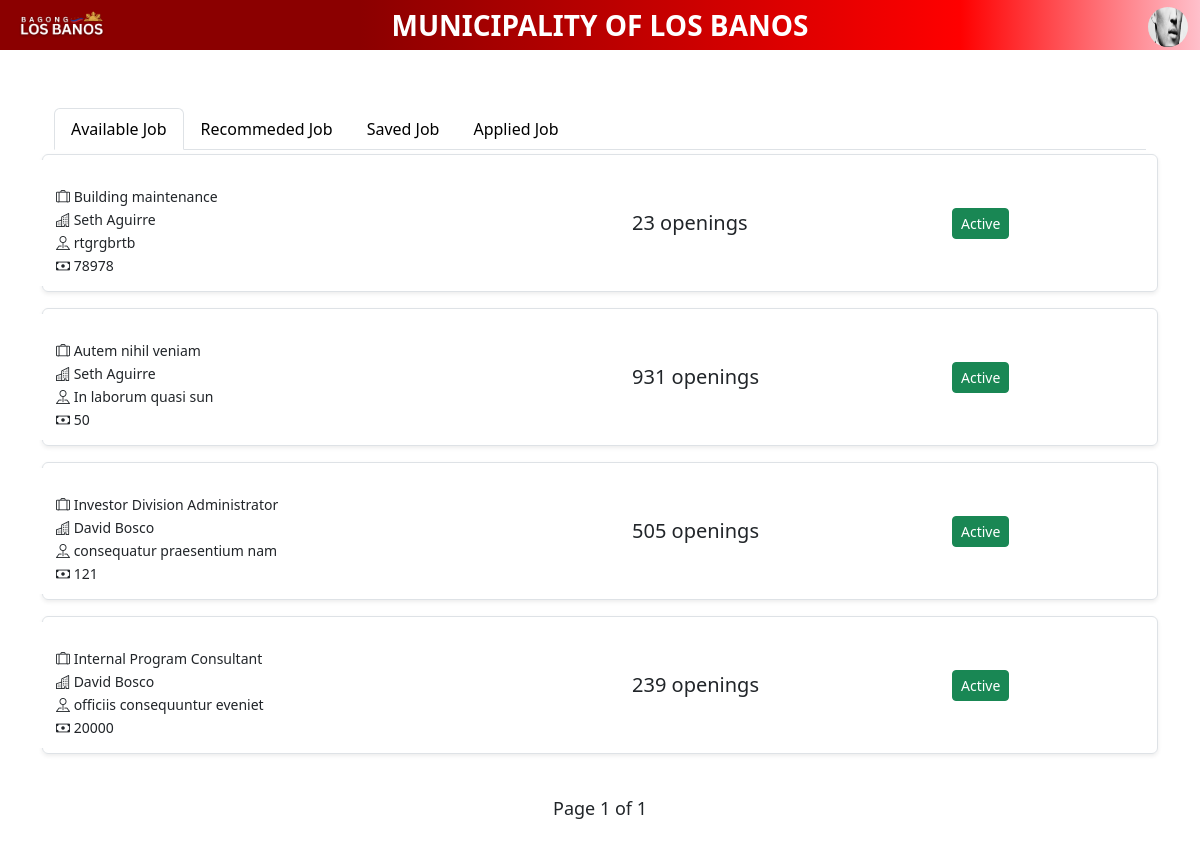
The page /Applicant/applicant_home.php (signed in) on the database as committed earlier.
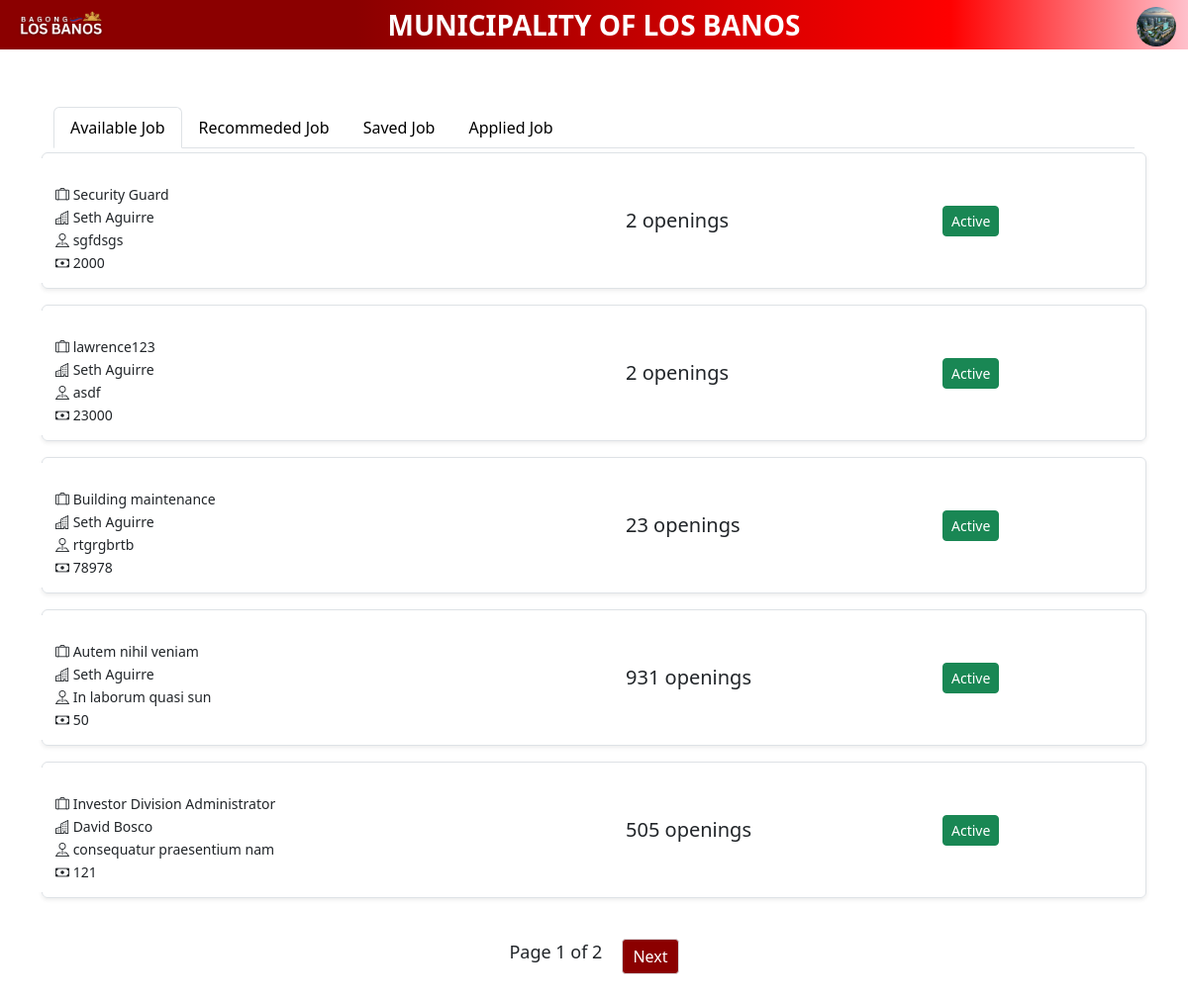
The same page on the database as committed later.
### tables this page shows
CREATE TABLE `applicant_profile` (
  `id` int(255) NOT NULL,
  `username` varchar(255) NOT NULL,
  `password` varchar(255) NOT NULL,
  `is_verified` varchar(255) NOT NULL,
  `otp` varchar(255) NOT NULL,
  `otp_expiry` datetime(6) NOT NULL,
  `reset_token` varchar(255) NOT NULL,
  `reset_token_expiry` varchar(255) NOT NULL,
  `email` varchar(255) NOT NULL,
  `fname` varchar(255) NOT NULL,
  `lname` varchar(255) NOT NULL,
  `mname` varchar(255) NOT NULL,
  `dob` date NOT NULL,
  `pob` varchar(255) NOT NULL,
  `age` int(255) NOT NULL,
  `height` int(255) NOT NULL,
  `sex` varchar(255) NOT NULL,
  `civil_status` varchar(255) NOT NULL,
  `contact_no` int(255) NOT NULL,
  `landline` varchar(255) NOT NULL,
  `photo` varchar(255) NOT NULL,
  `present_address` varchar(255) NOT NULL,
  `tin` int(255) NOT NULL,
  `sss_no` int(255) NOT NULL,
  `pagibig_no` int(255) NOT NULL,
  `philhealth_no` int(255) NOT NULL,
  `passport_no` int(255) NOT NULL,
  `passport_expiry` datetime(6) DEFAULT NULL,
  `tertiary_school` varchar(255) NOT NULL,
  `tertiary_graduated` date NOT NULL,
  `tertiary_award` varchar(255) NOT NULL,
  `college_school` varchar(255) NOT NULL,
  `grad_course` varchar(255) NOT NULL,
  `college_graduated` date NOT NULL,
  `college_award` varchar(255) NOT NULL,
  `tertiary_course` varchar(255) NOT NULL,
  `work_location` varchar(255) NOT NULL,
  `preferred_work_location` varchar(255) NOT NULL,
  `preferred_occupation` varchar(255) NOT NULL,
  `disability` varchar(255) NOT NULL,
  `selected_option` varchar(255) NOT NULL,
  `four_ps` varchar(255) NOT NULL,
  `prefix` varchar(255) NOT NULL,
  `religion` varchar(255) NOT NULL,
  `employment_status` varchar(255) NOT NULL,
  `resume` varchar(255) NOT NULL,
  `applicant_type` enum('Training','Employment') NOT NULL,
  `expected_salary` int(255) NOT NULL
);

CREATE TABLE `job_post` (
  `id` int(255) NOT NULL,
  `employer_id` int(255) NOT NULL,
  `job_title` varchar(255) NOT NULL,
  `company_name` varchar(255) NOT NULL,
  `job_type` varchar(255) NOT NULL,
  `salary` varchar(255) NOT NULL,
  `job_description` varchar(255) NOT NULL,
  `selected_option` varchar(255) NOT NULL,
  `vacant` int(255) NOT NULL,
  `requirement` varchar(255) NOT NULL,
  `work_location` varchar(255) NOT NULL,
  `education` varchar(255) NOT NULL,
  `remarks` varchar(255) NOT NULL,
  `date_posted` date NOT NULL,
  `is_active` tinyint(6) NOT NULL
);

### Applicant/jobpages/job_list.php (the view, shortened to what the changed rows need)
<?php
$applicantid = $_SESSION['applicant_id'];
$limit = 5;
$page = isset($_GET['page']) ? (int)$_GET['page'] : 1;
$start = ($page - 1) * $limit;
$totalQuery = "SELECT COUNT(jp.id) AS total
               FROM job_post jp
               WHERE jp.is_active = 1
               AND jp.id NOT IN (
                   SELECT job_id FROM save_job WHERE applicant_id = ?
               )
               AND jp.id NOT IN (
                   SELECT job_posting_id FROM applied_job WHERE applicant_id = ?
               )";
$totalStmt = $conn->prepare($totalQuery);
$totalStmt->bind_param("ii", $applicantid, $applicantid);
$totalStmt->execute();
$totalResult = $totalStmt->get_result();
$totalRow = $totalResult->fetch_assoc();
$totalJobs = $totalRow['total'];
$totalPages = ceil($totalJobs / $limit);
$query = "SELECT jp.*
          FROM job_post jp
          WHERE jp.is_active = 1
          AND jp.id NOT IN (
              SELECT job_id FROM save_job WHERE applicant_id = ?
          )
          AND jp.id NOT IN (
              SELECT job_posting_id FROM applied_job WHERE applicant_id = ?
          )
          ORDER BY jp.date_posted DESC
          LIMIT ?, ?";
$stmt = $conn->prepare($query);
$stmt->bind_param("iiii", $applicantid, $applicantid, $start, $limit);
$stmt->execute();
$result = $stmt->get_result();
?>
<!DOCTYPE html>
<html lang="en">
<head>
    <link href="https://cdn.jsdelivr.net/npm/bootstrap@5.3.0-alpha3/dist/css/bootstrap.min.css" rel="stylesheet">
    <link rel="stylesheet" href="https://cdn.jsdelivr.net/npm/bootstrap-icons/font/bootstrap-icons.css">
</head>
<body>
<div class="table container mt-1">
<?php while ($row = $result->fetch_assoc()) { ?>
        <a href="jobpages/jobdetails.php?id=<?= urlencode(base64_encode($row['id'])) ?>" class="text-decoration-none text-dark">
            <div class="row job-row border rounded mb-3 shadow-sm" style="cursor: pointer;">
                <div class="col-md-6 row justify-content-start">
                    <div class="col-md-12 pt-3 text-start">
                        <div class="col"><p class="text-start"><i class="bi bi-suitcase-lg"></i> <?= htmlspecialchars($row['job_title']) ?></p></div>
                        <div class="col"><p class="text-start"><i class="bi bi-buildings"></i> <?= htmlspecialchars($row['company_name']) ?></p></div>
                        <div class="col"><p class="text-start"><i class="bi bi-pin-map"></i> <?= htmlspecialchars($row['work_location']) ?></p></div>
                        <div class="col"><p class="text-start"><i class="bi bi-cash"></i> <?= htmlspecialchars($row['salary']) ?></p></div>
                    </div>
                </div>
                <div class="col-md-4 pt-5 text-start">
                    <span class="ms-5 fs-5">
                        <?= htmlspecialchars($row['vacant']) ?> openings
                    </span>
                </div>
                <div class="col-md-2 pt-5 text-start">
                <form action="process/hide.php" method="post">
                    <button type="submit" class="btn btn-sm <?= $row['is_active'] == 1 ? 'btn-success' : 'btn-danger' ?> toggle-status"
                        data-id="<?= $row['id'] ?>"
                        data-status="<?= $row['is_active'] ?>">
                        <?= $row['is_active'] == 1 ? 'Active' : 'Inactive' ?>
                    </button>
                </form>
                </div>
            </div>
        </a>
    <?php } ?>
</div>
<div class="pagination justify-content-center">
    <span>Page <?= $page ?> of <?= $totalPages ?></span>
    <?php if ($page < $totalPages): ?>
        <a href="?page=<?= $page + 1 ?>&joblist" class="next">Next</a>
    <?php endif; ?>
</div>
</body>
</html>

### Applicant/applicant_home.php (shortened to what the changed rows need)
<?php
include '../db.php';
$applicantid = $_SESSION['applicant_id'];
$sql = "SELECT * FROM applicant_profile WHERE id = ?";
$stmt = $conn->prepare($sql);
$stmt->bind_param("i", $applicantid);
$stmt->execute();
$result_emp = $stmt->get_result();
$row_emp = $result_emp->fetch_assoc();
?>
<!DOCTYPE html>
<html lang="en">
<head>
    <link href="https://cdn.jsdelivr.net/npm/bootstrap@5.3.0-alpha3/dist/css/bootstrap.min.css" rel="stylesheet">
    <link rel="stylesheet" href="https://cdn.jsdelivr.net/npm/bootstrap-icons/font/bootstrap-icons.css">
    <link rel="stylesheet" href="css/jobpage.css">
</head>
<body>
<div class="header">
    <div class="container-fluid">
        <div class="row align-items-center">
            <div class="col-md-2 col-xxl-3 text-end">
                <div class="dropdown">
                    <a href="#" class="text-decoration-none" id="profileDropdown" data-bs-toggle="dropdown" aria-expanded="false">
                        <?php if (!empty($row_emp['photo'])): ?>
                            <img id="preview" src="<?php echo $row_emp['photo']; ?>" alt="Profile Image" class="img-fluid rounded-circle" style="width: 40px; height: 40px;">
                        <?php else: ?>
                            <img src="../img/user-placeholder.png" alt="Profile Picture" class="img-fluid rounded-circle" style="width: 40px; height: 40px;">
                        <?php endif; ?>
                    </a>
                </div>
            </div>
        </div>
    </div>
</div>
<div class="container mt-4">
    <div class="row align-items-start" style="margin-top:-1.6rem;">
        <div id="joblist" class="jobs">
            <?php
                include 'jobpages/job_list.php';
            ?>
        </div>
            <?php
                include 'jobpages/job_recommeded.php';
            ?>
            <?php
                include 'jobpages/saved_jobs.php';
            ?>
            <?php
                include 'jobpages/applied_jobs.php';
            ?>
    </div>
</div>
</body>
</html>

Rows that differ between the two databases and show on the page:
no longer on this page (row unchanged): job_post: job_title "Internal Program Consultant", company_name "David Bosco", work_location "officiis consequuntur eveniet", salary "20000", vacant "239", is_active "Active"
changed applicant_profile: photo: a different picture
added job_post: job_title "Security Guard", company_name "Seth Aguirre", work_location "sgfdsgs", salary "2000", vacant "2", is_active "Active"
added job_post: job_title "lawrence123", company_name "Seth Aguirre", work_location "asdf", salary "23000", vacant "2", is_active "Active"
Other text that changed with them:
$totalPages: "1" → "2"
text now shown: "Next"
